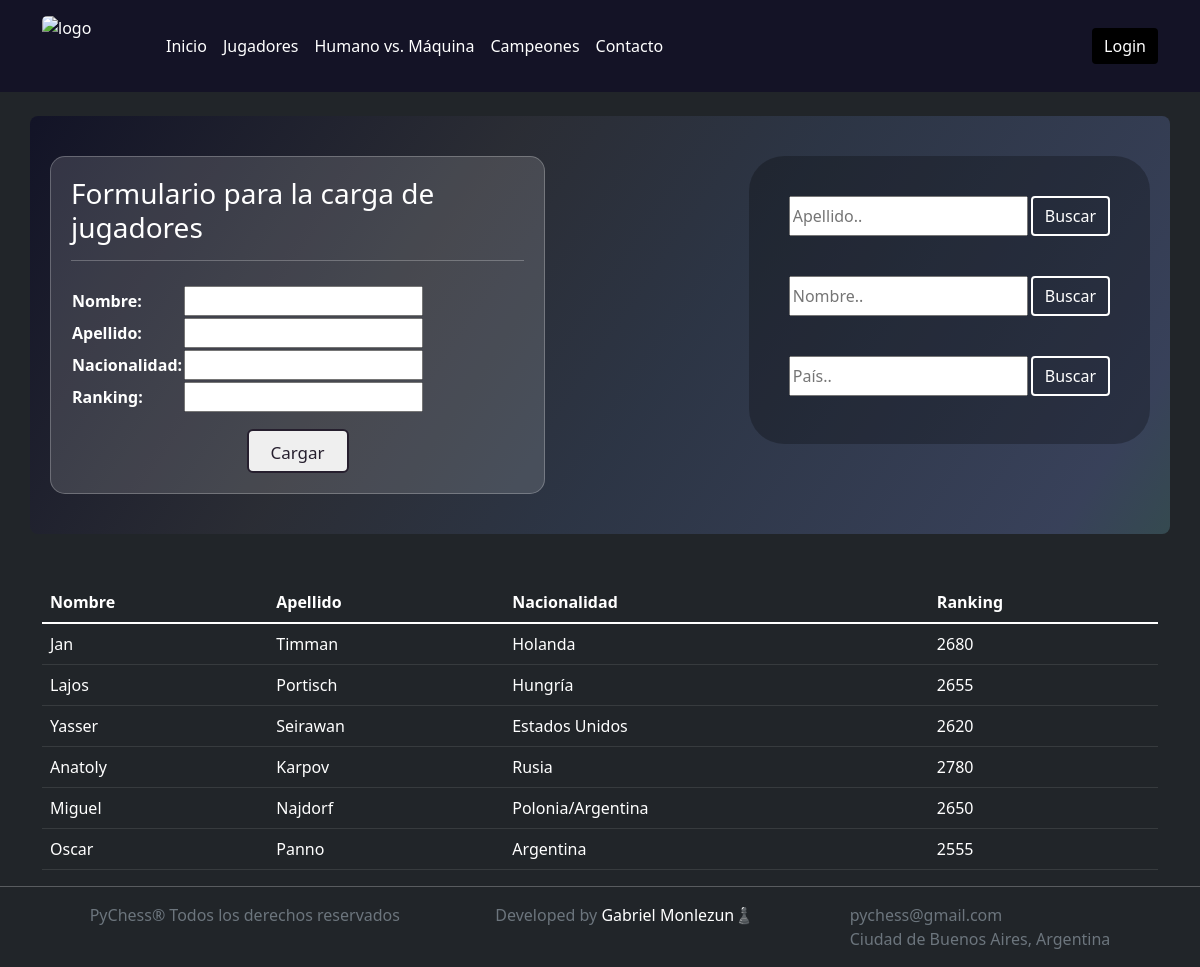
The app's page /Personas/persona, older data.
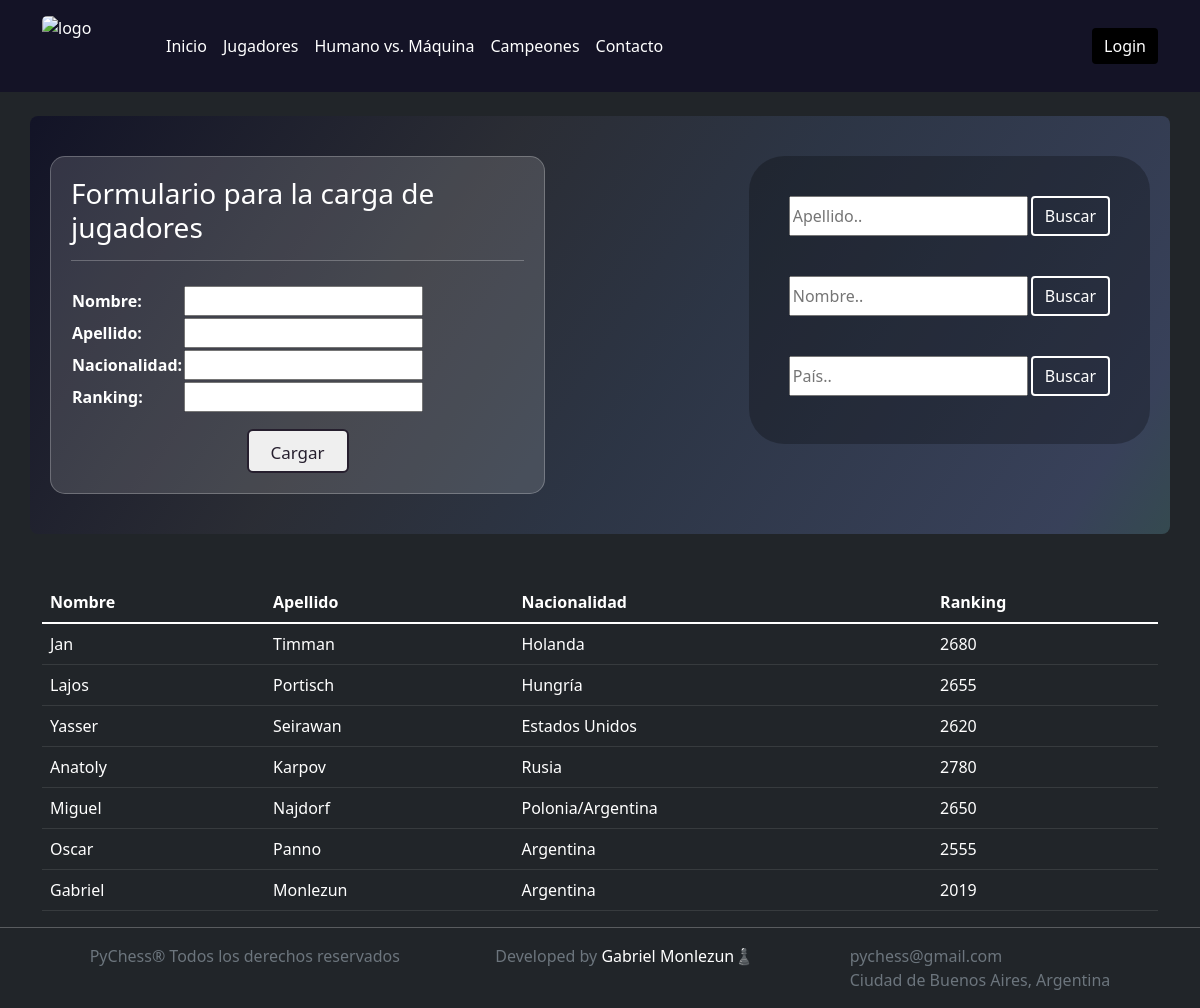
The same page, newer data.
### Personas/models.py (models this page shows, shortened)
class Persona(models.Model):
    nombre=models.CharField(max_length=255)
    apellido=models.CharField(max_length=255)
    nacionalidad=models.CharField(max_length=255)
    ranking=models.IntegerField()

### Personas/views.py (the view)
# urls.py: path('persona', persona, name="Persona"),
def persona(request):
    jugadores = Persona.objects.all()
    if request.method == 'POST':
        formularioPersona = PersonaFormulario(request.POST)
        print(formularioPersona)
        if formularioPersona.is_valid():
            informacion = formularioPersona.cleaned_data
            persona = Persona(nombre=informacion['nombre'], apellido=informacion['apellido'], nacionalidad=informacion['nacionalidad'], ranking=informacion['ranking'])
            persona.save()
            return render(request, "Personas/persona.html", {"jugadores":jugadores}) #agregar un gracias por cargar
    else:
        formularioPersona = PersonaFormulario()
    return render(request, "Personas/persona.html", {"formularioPersona":formularioPersona, "jugadores":jugadores})

### Personas/forms.py
class PersonaFormulario(forms.Form):
    nombre=forms.CharField()
    apellido=forms.CharField()
    nacionalidad=forms.CharField()
    ranking=forms.IntegerField()

### Personas/templates/Personas/persona.html (shortened to what this page needs)
{% extends "Personas/padre.html" %}
{% load static %}
{% block contenidoQueCambia %}
    <div class="container mt-4 d-flex flex-row justify-content-between  align-items-start buscaYcarga">
        <div class="d-flex flex-column align-items-center justify-content-center formCargaJugadores">
            <form action="" method="post" class="">{% csrf_token %}
                <h3 class="mb-1">Formulario para la carga de jugadores</h3>
                <hr class="mb-4">
                    <table class="">
                        <div class="">
                            {{ formularioPersona.as_table }}
                        </div>
                    </table>
                    <div class="col-12 d-flex justify-content-center">
                        <button type="submit" class="mt-3 btnCargar">Cargar</button>
                    </div>
            </form>
        </div>
        <div class="d-flex flex-column formBuscaJugadores p-4">
            <form action="/Personas/buscar" method="GET" class="d-flex flex-row-reverse p-3 mb-2 cuadroBusqueda">
                <div class="d-flex flex-row">
                    <input type="text" name="apellido" id="buscaApellido" class="" placeholder="Apellido..">
                    <button type="submit" class="btn btn-outline-primary btnBuscar">Buscar</button>
                </div>
            </form>
            <form action="/Personas/buscaNombre" method="GET" class="d-flex flex-row-reverse p-3 mb-2 cuadroBusquedaNombre">
                <div class="d-flex flex-row">
                    <input type="text" name="nombre" id="buscaNombre" class="" placeholder="Nombre..">
                    <button type="submit" class="btn btn-outline-primary btnBuscar">Buscar</button>
                </div>
            </form>
            <form action="/Personas/buscaPais" method="GET" class="d-flex flex-row-reverse p-3 mb-2 cuadroBusquedaPais">
                <div class="d-flex flex-row">
                    <input type="text" name="nacionalidad" id="buscaPais" class="" placeholder="País..">
                    <button type="submit" class="btn btn-outline-primary btnBuscar">Buscar</button>
                </div>
            </form>
        </div>
    </div>
    <div class="container mt-5">
        <table class="table table-dark table-hover">
            <thead>
                <th>
                    Nombre
                </th>
                <th>
                    Apellido
                </th>
                <th>
                    Nacionalidad
                </th>
                <th>
                    Ranking
                </th>
            </thead>
            <tbody>
                {% for jugador in jugadores %}
                    <tr>
                        <td>
                            {{jugador.nombre}}
                        </td>
                        <td>
                            {{jugador.apellido}}
                        </td>
                        <td>
                            {{jugador.nacionalidad}}
                        </td>
                        <td>
                            {{jugador.ranking}}
                        </td>
                    </tr>
                 {% endfor %}
            </tbody>
        </table>
    </div>
{% endblock %}

Row changes from the older to the newer data that the page shows:
added Persona: nombre "Gabriel", apellido "Monlezun", nacionalidad "Argentina", ranking "2019"
